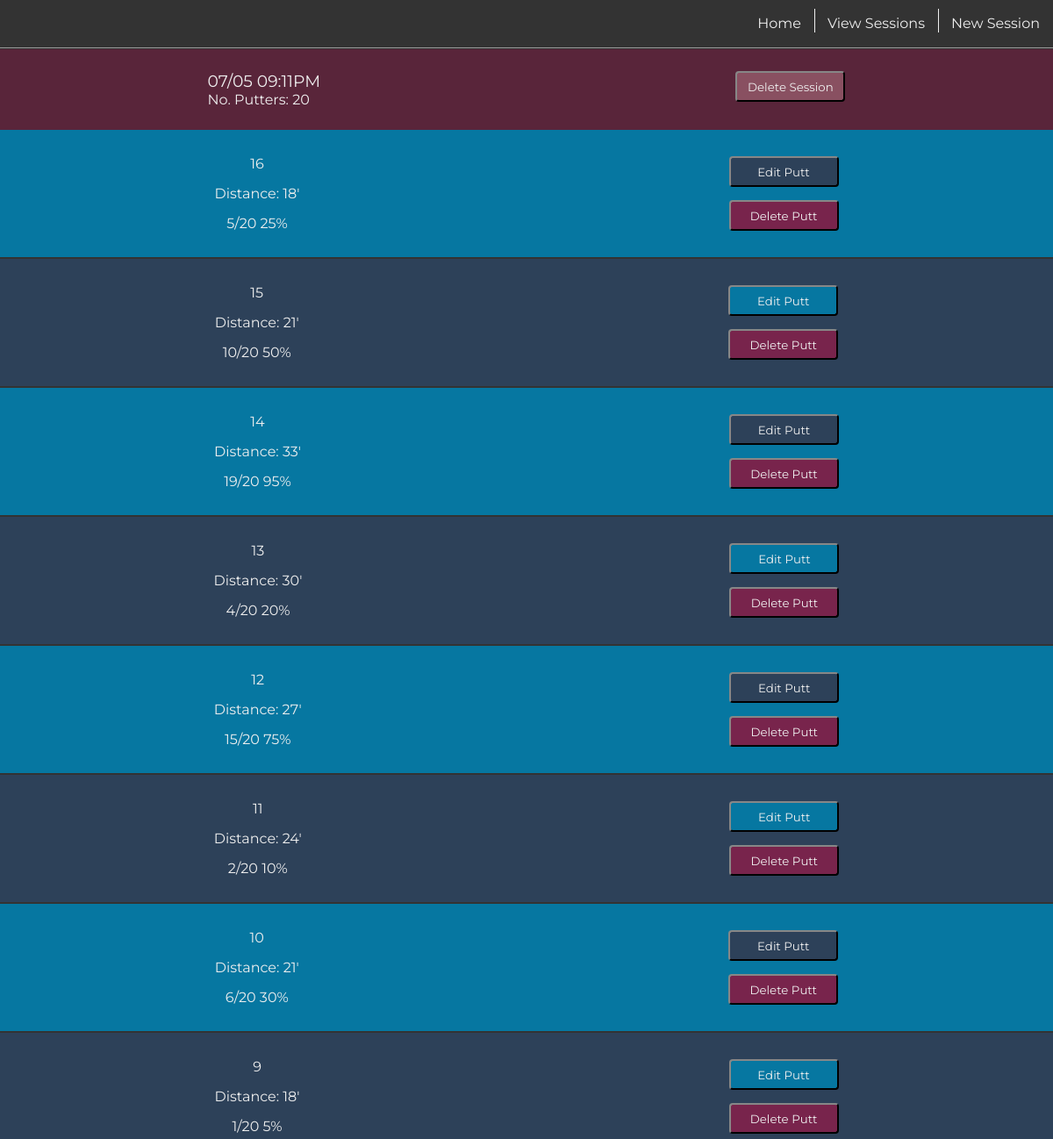
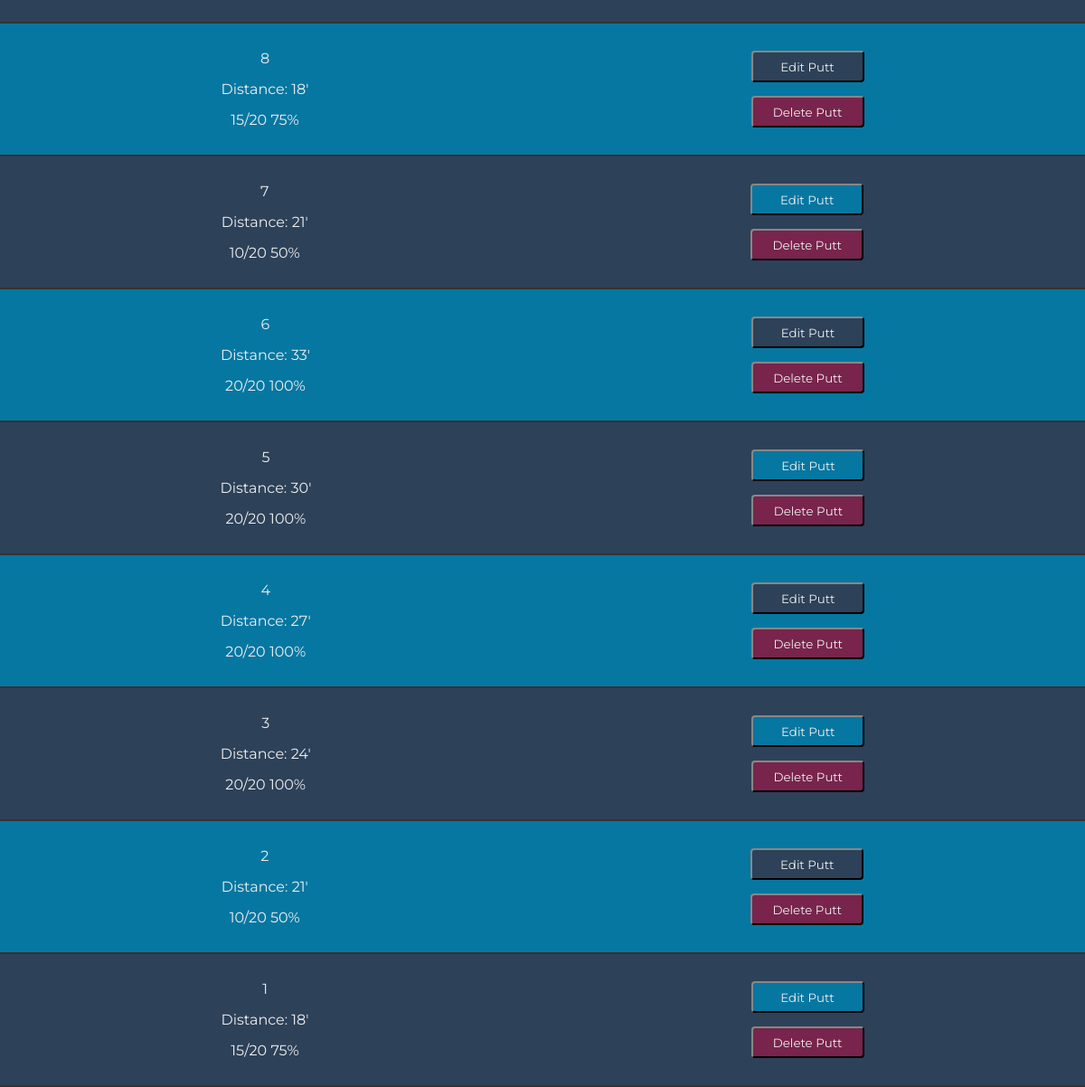
/puttsesh/view/10 (signed in), run on the app's committed database (2 pictures, top to bottom).
### model.py (models this page shows)
class PuttSesh(Model):
    user = ForeignKeyField(User, field=User.username, on_delete='CASCADE')
    date = DateTimeField()
    no_putters = IntegerField()
    class Meta:
        database = db

class Putt(Model):
    putt_sesh = ForeignKeyField(PuttSesh, on_delete='CASCADE')
    putts_made = IntegerField()
    distance = IntegerField()
    class Meta:
        database = db

### main.py (the view, shortened to what this page needs)
@app.route('/puttsesh/view/<sesh_id>', methods=['GET', 'POST'])
@login_required
def view_puttsesh_single(sesh_id):
    single_session = PuttSesh.select().where(PuttSesh.id == sesh_id).get()
    associated_putts = Putt.select().where(Putt.putt_sesh == single_session)
    return render_template('view_puttsesh_single.jinja2',
                           single_session=single_session,
                           putts=associated_putts)

### main.py (called while the page is built)
def login_required(f):
    @wraps(f)
    def wrap(*args, **kwargs):
        if 'logged_in_user' in session:
            return f(*args, **kwargs)
        else:
            return redirect(url_for('login'))
    return wrap

### templates/view_puttsesh_single.jinja2 (shortened to what this page needs)
{% extends "base.jinja2" %}
{% block content %}
<div class='outer-container puttsesh-container'>
    <div class='view-single-header-container'>
        <div>
            <h3>{{ single_session.date.strftime('%m/%d %I:%M%p') }}</h3>
            <p>No. Putters:
                <span class='no_putters'>{{ single_session.no_putters }}</span>
            </p>
        </div>
        <div puttsesh-id="{{ single_session.id }}">
            {% if session.get('current_sesh_id') != single_session.id %}
                <button class="delete-session-button">Delete Session</button>
            {% endif %}
        </div>
    </div>
    <div class='putts-container'>
        {% for num in range((putts|length) - 1, -1, -1) %}
            <div class='single-putt-container'>
                <div class='single-putt-info'>
                    <p>{{ num + 1 }}
                    <p>Distance: {{ putts[num].distance }}'</p>
                    <p><span class='putts-made-{{putts.id}}'>{{ putts[num].putts_made }}</span>/{{ single_session.no_putters}}
                        {{ ((putts[num].putts_made / single_session.no_putters) * 100) | int }}%
                </div>
                <div class='edit-delete-container'>
                    <div class='putt-edit-container' puttsesh-id="{{ single_session.id }}" putt-id="{{ putts[num].id }}">
                        <button class='edit-button'>Edit Putt</button>
                    </div>
                    <div class='putt-delete-container' puttsesh-id="{{ single_session.id }}" putt-id="{{ putts[num].id }}">
                        <button class="delete-button">Delete Putt</button>
                    </div>
                </div>
            </div>
        {% endfor %}
    </div>
</div>
{% endblock content %}

### static/css/main.css (style rules this page uses)
:root { --main-box-shadow: 1px 1px 3px 0px rgba(51, 51, 51, 0.15); --white-font: #efefef; --dark-grey-font: #333; --grey-font: #666; --light-grey-font: #ddd; --first-color: #59253a; --second-color: #78244c; --third-color: #895061; --fourth-color: #0677a1; --fifth-color: #2d4159; --transition-time: 300ms; }
* { box-sizing: border-box; color: var(--white-font); font-family: 'Montserrat'; font-weight: normal; margin: 0; padding: 0; }
body { background: var(--dark-grey-font); }
.outer-container { align-items: center; display: flex; flex-direction: column; margin: 56px 0 0; }
.puttsesh-container, .new-puttsesh-container { align-items: center; display: flex; flex-direction: column; }
.view-single-header-container { background: var(--first-color); display: flex; justify-content: space-around; padding: 25px 0; width: 100%; }
.putts-container { width: 100% }
.single-putt-container { align-items: center; background: var(--fourth-color); border-bottom: solid 2px var(--dark-grey-font); display: flex; justify-content: space-around; padding: 15px 0; transition: 300ms; width: 100%; }
.single-putt-container:nth-child(even) { background: var(--fifth-color); }
.single-putt-info { text-align: center; }
.single-putt-info p { margin: 5px 0; padding: 5px 0; }
.putt-edit-container, .putt-delete-container { margin: 15px 0; }
.delete-button, .edit-button, .delete-session-button { background: var(--second-color); border-radius: 4px; border: outset 2px var(--dark-grey-font); color: var(--white-font); height: 35px; padding: 5px 10px; text-decoration: none; transition: var(--transition-time); width: 125px; }
.delete-session-button { background: var(--third-color); }
.edit-button { background: var(--fifth-color); }
.single-putt-container:nth-child(even) .edit-button { background: var(--fourth-color); }

### data on the page
PuttSesh: date "07/05 09:11PM", no_putters "20", no_putters "20" "20" "20" "20" "20" "20" "20" "20" "20" "20" "20" "20" "20" "20" "20" "20"
Putt: distance "18", putts_made "5", putts_made.no_putters "25"
Putt: distance "21", putts_made "10", putts_made.no_putters "50"
Putt: distance "33", putts_made "19", putts_made.no_putters "95"
Putt: distance "30", putts_made "4", putts_made.no_putters "20"
Putt: distance "27", putts_made "15", putts_made.no_putters "75"
Putt: distance "24", putts_made "2", putts_made.no_putters "10"
Putt: distance "21", putts_made "6", putts_made.no_putters "30"
Putt: distance "18", putts_made "1", putts_made.no_putters "5"
Putt: distance "18", putts_made "15", putts_made.no_putters "75"
Putt: distance "21", putts_made "10", putts_made.no_putters "50"
Putt: distance "33", putts_made "20", putts_made.no_putters "100"
Putt: distance "30", putts_made "20", putts_made.no_putters "100"
Putt: distance "27", putts_made "20", putts_made.no_putters "100"
Putt: distance "24", putts_made "20", putts_made.no_putters "100"
Putt: distance "21", putts_made "10", putts_made.no_putters "50"
Putt: distance "18", putts_made "15", putts_made.no_putters "75"

### other printed values
{{ num + 1 }} "16" "15" "14" "13" "12" "11" "10" "9" "8" "7" "6" "5" "4" "3" "2" "1"
